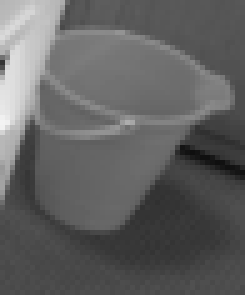
#> input picture Week 3 Multiple view I/test.png, 49 x 59 px, given in place of balls.png, which was not available (shown 5 times larger)
$ jupyter execute --allow-errors Template_Matching.ipynb   (text cells are left out)
#> lines starting #> are read from the running program, lines starting #| are printed output that depends on the picture; pictures that were not available may be replaced by others from this repository, and a replacement may not be noted
[cell 1]
import cv2
from matplotlib import pyplot as plt

plt.gray()

[cell 2]
img = cv2.imread("balls.png")
#> img is the input picture: shape (59, 49, 3); min 15, max 243, mean 97.2

img_left = cv2.cvtColor(img, cv2.COLOR_BGR2RGB)
gray_left = cv2.cvtColor(img_left, cv2.COLOR_RGB2GRAY)

plt.imshow(gray_left)

[cell 3]
#template = cv2.imread('crocodile.png')
# Though the template is saved as a single channel (grayscale) image, it is loaded as a 3 channel image with identical channels.
# Therefore we can just take any of the three channels
#template = template[...,0]
template = gray_left[250:470,1275:1480]
#> template = empty array
plt.imshow(template)
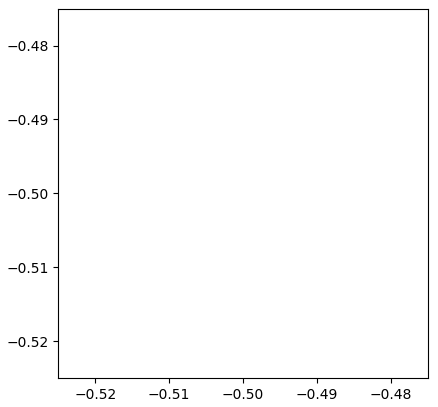
#> figure drawn by matplotlib, 1 panel

#> (a cell that did not finish here is left out)

#> (a cell that did not finish here is left out)

[cell 6]
template = cv2.imread('bucket.png')
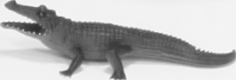
#> input picture Week 3 Multiple view I/crocodile.png, 236 x 80 px, given in place of bucket.png, which was not available
#> template is the input picture: shape (80, 236, 3); min 45, max 249, mean 185
# Though the template is saved as a single channel (grayscale) image, it is loaded as a 3 channel image with identical channels.
# Therefore we can just take any of the three channels
template = template[...,1]
#> template: shape (80, 236)
plt.imshow(template)

[cell 7]
res = cv2.matchTemplate(gray_left, template, cv2.TM_CCORR_NORMED)
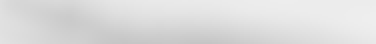
#> res: shape (22, 188) float32 (shown 2 times larger); min 0.774, max 0.936, mean 0.868
plt.figure(figsize = (10,10))
plt.imshow(res, 'gray')

[cell 8]
min_val, max_val, min_loc, max_loc = cv2.minMaxLoc(res)
#> min_val = 0.774; max_val = 0.936; min_loc = (100, 21); max_loc = (187, 9)

top_left = max_loc
#> top_left = (187, 9)
bottom_right = (top_left[0] + template.shape[1], top_left[1] + template.shape[0])
#> bottom_right = (423, 89)

bucket = cv2.rectangle(img_left.copy(), top_left, bottom_right, (255,0,0), 3)

plt.figure(figsize=(12,12))
plt.imshow(bucket)

[cell 9]
template = cv2.imread('crocodile.png')
# Though the template is saved as a single channel (grayscale) image, it is loaded as a 3 channel image with identical channels.
# Therefore we can just take any of the three channels
template = template[...,0]
plt.imshow(template)

[cell 10]
res = cv2.matchTemplate(gray_left, template, cv2.TM_SQDIFF)
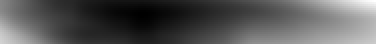
#> res: shape (22, 188) float32 (shown 2 times larger); min 16250004, max 54044616, mean 28948976; drawn with min black and max white
plt.figure(figsize = (10,10))
plt.imshow(res, 'gray')

[cell 11]
min_val, max_val, min_loc, max_loc = cv2.minMaxLoc(res)
#> min_val = 16250004; max_val = 54044616; min_loc = (71, 7); max_loc = (187, 0)

top_left = min_loc
#> top_left = (71, 7)
bottom_right = (top_left[0] + template.shape[1], top_left[1] + template.shape[0])
#> bottom_right = (307, 87)

crocodile = cv2.rectangle(img_left.copy(), top_left, bottom_right, (255,0,0), 3)

plt.figure(figsize=(12,12))
plt.imshow(crocodile)

[cell 12]
template = gray_left[850:1290,2250:2600]
# Though the template is saved as a single channel (grayscale) image, it is loaded as a 3 channel image with identical channels.
# Therefore we can just take any of the three channels
#template = template[...,0]
plt.imshow(template)

#> (a cell that did not finish here is left out)

[cell 14]
min_val, max_val, min_loc, max_loc = cv2.minMaxLoc(res)

top_left = min_loc
bottom_right = (top_left[0] + template.shape[1], top_left[1] + template.shape[0])
#> bottom_right = (71, 7)

bucket = cv2.rectangle(img_left.copy(), top_left, bottom_right, (255,0,0), 3)

plt.figure(figsize=(12,12))
plt.imshow(bucket)
